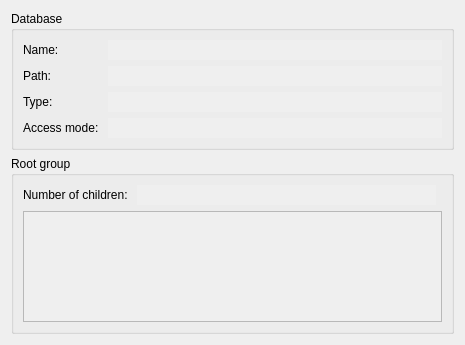
<?xml version="1.0" encoding="UTF-8"?>
<ui version="4.0">
 <class>FilePropPage</class>
 <widget class="QWidget" name="FilePropPage">
  <property name="geometry">
   <rect>
    <x>0</x>
    <y>0</y>
    <width>465</width>
    <height>345</height>
   </rect>
  </property>
  <property name="windowTitle">
   <string>Form</string>
  </property>
  <layout class="QVBoxLayout" name="verticalLayout_2">
   <item>
    <widget class="QGroupBox" name="database_gb">
     <property name="title">
      <string>Database</string>
     </property>
     <layout class="QGridLayout" name="database_layout">
      <item row="0" column="0">
       <layout class="QVBoxLayout" name="dblayout">
        <item>
         <widget class="QLabel" name="name_label">
          <property name="text">
           <string>Name:</string>
          </property>
         </widget>
        </item>
        <item>
         <widget class="QLabel" name="path_label">
          <property name="text">
           <string>Path:</string>
          </property>
         </widget>
        </item>
        <item>
         <widget class="QLabel" name="type_label">
          <property name="text">
           <string>Type:</string>
          </property>
         </widget>
        </item>
        <item>
         <widget class="QLabel" name="modeLabel">
          <property name="text">
           <string>Access mode: </string>
          </property>
         </widget>
        </item>
       </layout>
      </item>
      <item row="0" column="1">
       <layout class="QVBoxLayout" name="verticalLayout">
        <item>
         <widget class="QLineEdit" name="nameLE">
          <property name="palette">
           <palette>
            <active>
             <colorrole role="Base">
              <brush brushstyle="SolidPattern">
               <color alpha="255">
                <red>239</red>
                <green>239</green>
                <blue>239</blue>
               </color>
              </brush>
             </colorrole>
            </active>
            <inactive>
             <colorrole role="Base">
              <brush brushstyle="SolidPattern">
               <color alpha="255">
                <red>239</red>
                <green>239</green>
                <blue>239</blue>
               </color>
              </brush>
             </colorrole>
            </inactive>
            <disabled>
             <colorrole role="Base">
              <brush brushstyle="SolidPattern">
               <color alpha="255">
                <red>244</red>
                <green>244</green>
                <blue>244</blue>
               </color>
              </brush>
             </colorrole>
            </disabled>
           </palette>
          </property>
          <property name="frame">
           <bool>false</bool>
          </property>
          <property name="readOnly">
           <bool>true</bool>
          </property>
         </widget>
        </item>
        <item>
         <widget class="QLineEdit" name="pathLE">
          <property name="palette">
           <palette>
            <active>
             <colorrole role="Base">
              <brush brushstyle="SolidPattern">
               <color alpha="255">
                <red>239</red>
                <green>239</green>
                <blue>239</blue>
               </color>
              </brush>
             </colorrole>
            </active>
            <inactive>
             <colorrole role="Base">
              <brush brushstyle="SolidPattern">
               <color alpha="255">
                <red>239</red>
                <green>239</green>
                <blue>239</blue>
               </color>
              </brush>
             </colorrole>
            </inactive>
            <disabled>
             <colorrole role="Base">
              <brush brushstyle="SolidPattern">
               <color alpha="255">
                <red>244</red>
                <green>244</green>
                <blue>244</blue>
               </color>
              </brush>
             </colorrole>
            </disabled>
           </palette>
          </property>
          <property name="frame">
           <bool>false</bool>
          </property>
          <property name="readOnly">
           <bool>true</bool>
          </property>
         </widget>
        </item>
        <item>
         <widget class="QLineEdit" name="typeLE">
          <property name="palette">
           <palette>
            <active>
             <colorrole role="Base">
              <brush brushstyle="SolidPattern">
               <color alpha="255">
                <red>239</red>
                <green>239</green>
                <blue>239</blue>
               </color>
              </brush>
             </colorrole>
            </active>
            <inactive>
             <colorrole role="Base">
              <brush brushstyle="SolidPattern">
               <color alpha="255">
                <red>239</red>
                <green>239</green>
                <blue>239</blue>
               </color>
              </brush>
             </colorrole>
            </inactive>
            <disabled>
             <colorrole role="Base">
              <brush brushstyle="SolidPattern">
               <color alpha="255">
                <red>244</red>
                <green>244</green>
                <blue>244</blue>
               </color>
              </brush>
             </colorrole>
            </disabled>
           </palette>
          </property>
          <property name="frame">
           <bool>false</bool>
          </property>
          <property name="readOnly">
           <bool>true</bool>
          </property>
         </widget>
        </item>
        <item>
         <widget class="QLineEdit" name="modeLE">
          <property name="palette">
           <palette>
            <active>
             <colorrole role="Base">
              <brush brushstyle="SolidPattern">
               <color alpha="255">
                <red>239</red>
                <green>239</green>
                <blue>239</blue>
               </color>
              </brush>
             </colorrole>
            </active>
            <inactive>
             <colorrole role="Base">
              <brush brushstyle="SolidPattern">
               <color alpha="255">
                <red>239</red>
                <green>239</green>
                <blue>239</blue>
               </color>
              </brush>
             </colorrole>
            </inactive>
            <disabled>
             <colorrole role="Base">
              <brush brushstyle="SolidPattern">
               <color alpha="255">
                <red>244</red>
                <green>244</green>
                <blue>244</blue>
               </color>
              </brush>
             </colorrole>
            </disabled>
           </palette>
          </property>
          <property name="frame">
           <bool>false</bool>
          </property>
          <property name="readOnly">
           <bool>true</bool>
          </property>
         </widget>
        </item>
       </layout>
      </item>
     </layout>
    </widget>
   </item>
   <item>
    <widget class="QGroupBox" name="bottomGB">
     <property name="title">
      <string>Root group</string>
     </property>
     <layout class="QGridLayout" name="gridLayout_3">
      <item row="0" column="0">
       <widget class="QLabel" name="label">
        <property name="text">
         <string>Number of children: </string>
        </property>
       </widget>
      </item>
      <item row="0" column="1">
       <widget class="QLineEdit" name="nchildrenLE">
        <property name="palette">
         <palette>
          <active>
           <colorrole role="Base">
            <brush brushstyle="SolidPattern">
             <color alpha="255">
              <red>239</red>
              <green>239</green>
              <blue>239</blue>
             </color>
            </brush>
           </colorrole>
          </active>
          <inactive>
           <colorrole role="Base">
            <brush brushstyle="SolidPattern">
             <color alpha="255">
              <red>239</red>
              <green>239</green>
              <blue>239</blue>
             </color>
            </brush>
           </colorrole>
          </inactive>
          <disabled>
           <colorrole role="Base">
            <brush brushstyle="SolidPattern">
             <color alpha="255">
              <red>244</red>
              <green>244</green>
              <blue>244</blue>
             </color>
            </brush>
           </colorrole>
          </disabled>
         </palette>
        </property>
        <property name="frame">
         <bool>false</bool>
        </property>
        <property name="readOnly">
         <bool>true</bool>
        </property>
       </widget>
      </item>
      <item row="1" column="0" colspan="3">
       <widget class="QTableView" name="nchildrenTable">
        <property name="sizePolicy">
         <sizepolicy hsizetype="Expanding" vsizetype="Expanding">
          <horstretch>0</horstretch>
          <verstretch>0</verstretch>
         </sizepolicy>
        </property>
        <property name="palette">
         <palette>
          <active>
           <colorrole role="Base">
            <brush brushstyle="SolidPattern">
             <color alpha="255">
              <red>239</red>
              <green>239</green>
              <blue>239</blue>
             </color>
            </brush>
           </colorrole>
          </active>
          <inactive>
           <colorrole role="Base">
            <brush brushstyle="SolidPattern">
             <color alpha="255">
              <red>239</red>
              <green>239</green>
              <blue>239</blue>
             </color>
            </brush>
           </colorrole>
          </inactive>
          <disabled>
           <colorrole role="Base">
            <brush brushstyle="SolidPattern">
             <color alpha="255">
              <red>244</red>
              <green>244</green>
              <blue>244</blue>
             </color>
            </brush>
           </colorrole>
          </disabled>
         </palette>
        </property>
        <property name="editTriggers">
         <set>QAbstractItemView::NoEditTriggers</set>
        </property>
        <attribute name="verticalHeaderVisible">
         <bool>false</bool>
        </attribute>
       </widget>
      </item>
     </layout>
    </widget>
   </item>
  </layout>
 </widget>
 <resources/>
 <connections/>
</ui>
